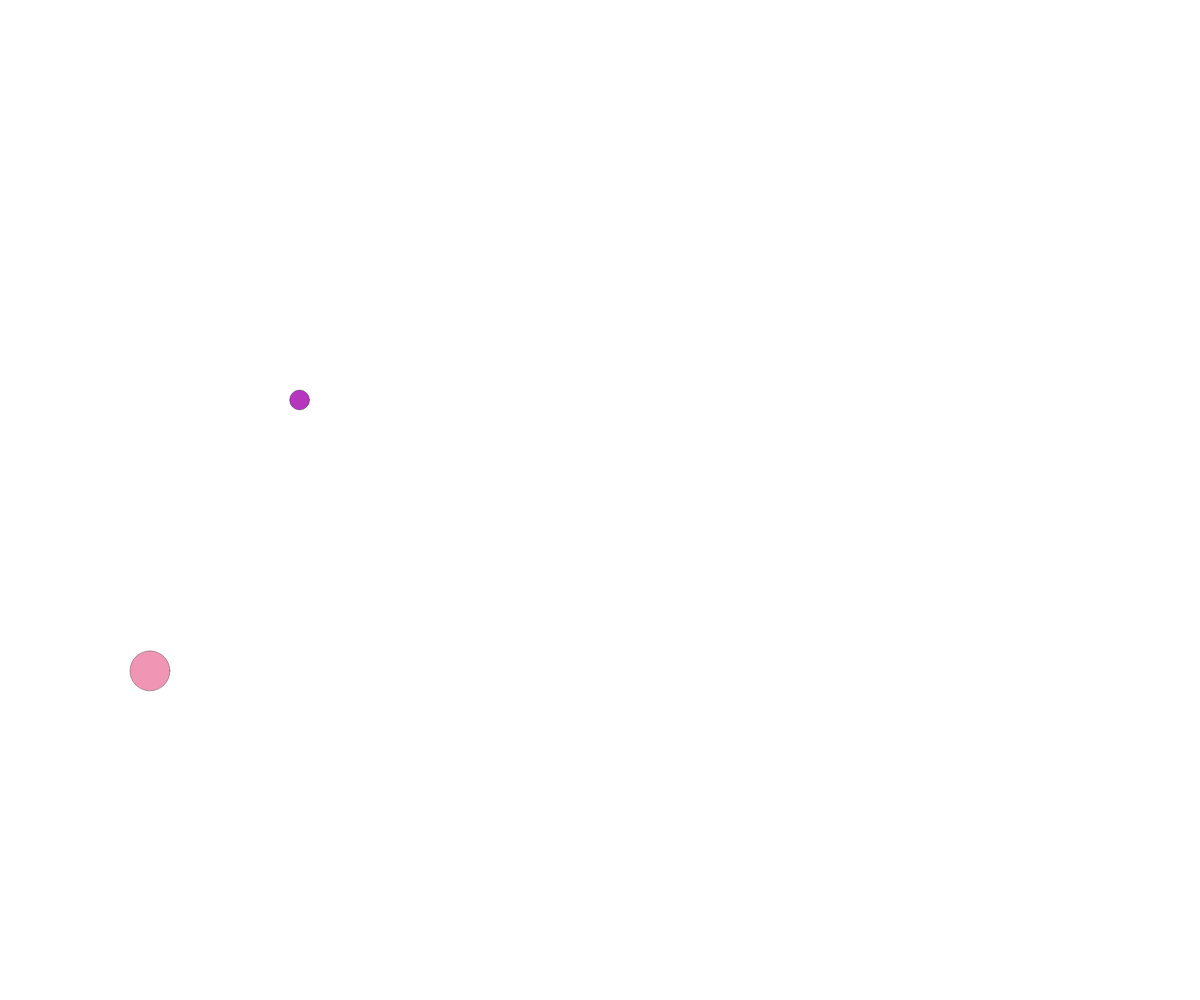
Frame 1 (no input)
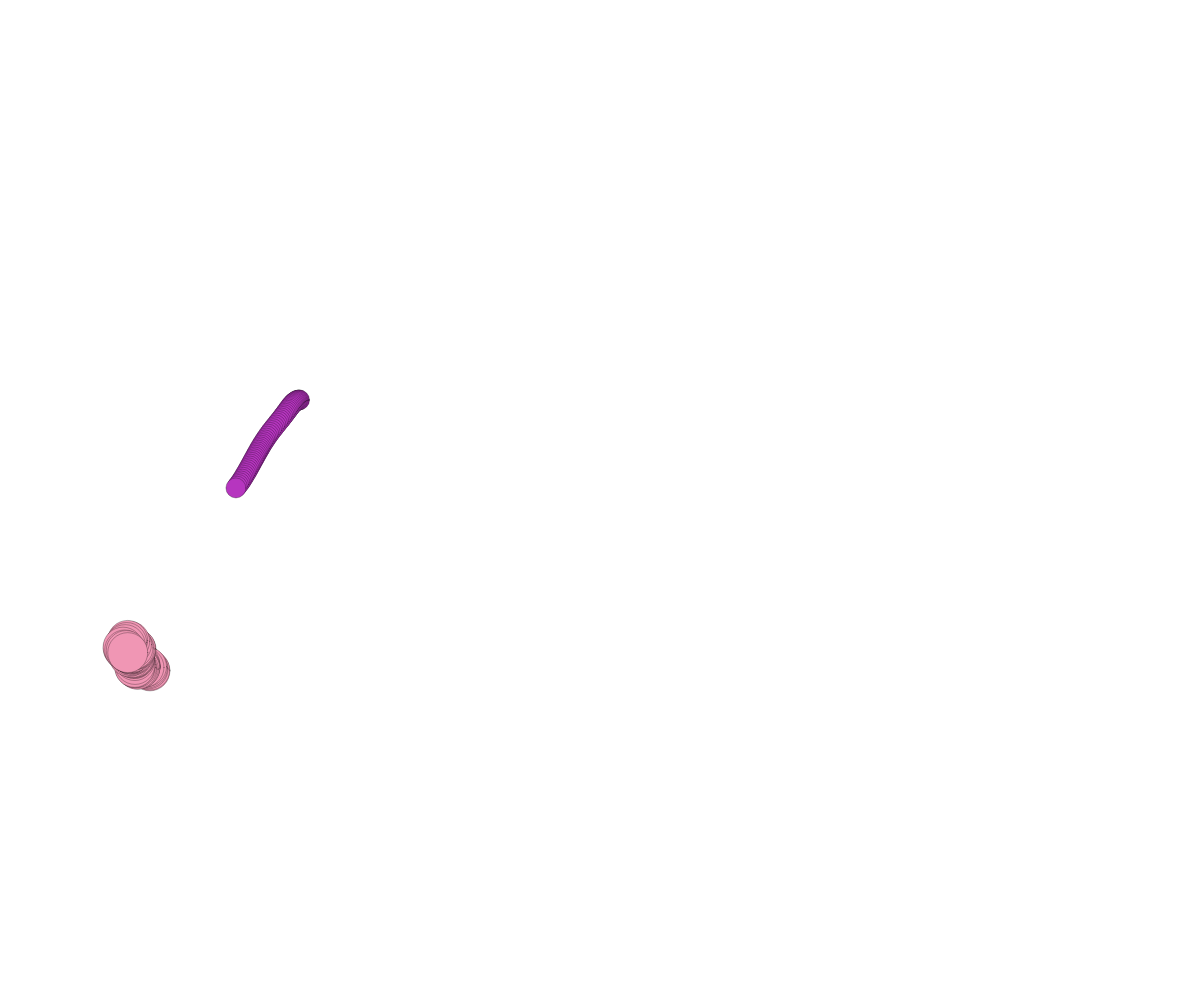
Frame 60 (no input)
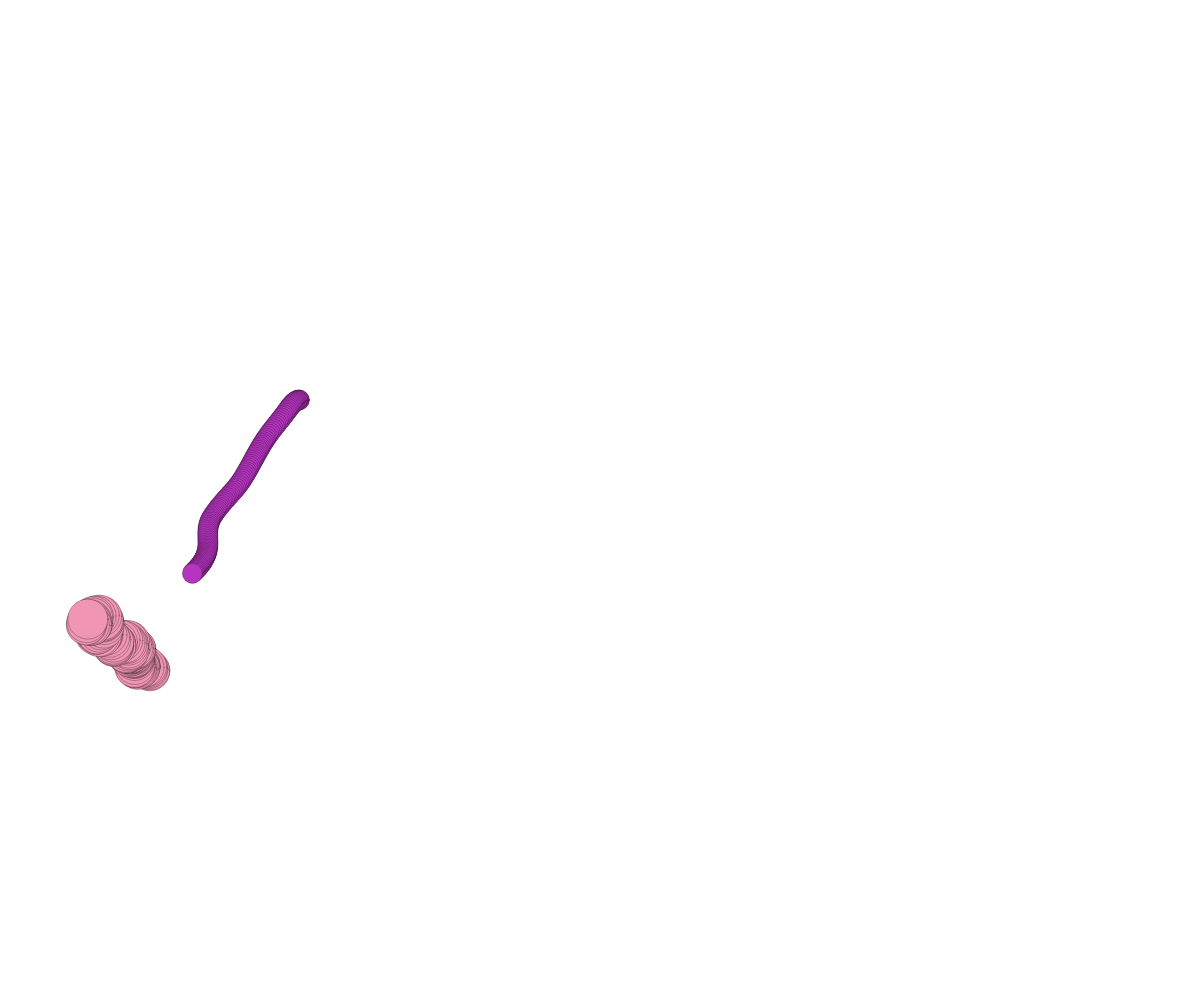
Frame 120 (the mouse pressed at the canvas centre since frame 60)

The p5.js sketch that drew these frames (run headless with seeded random() and noise() and a simulated clock; from frame 60 on, the mouse is pressed at the canvas centre):

// p5.js sketch
// ── sketch.js
// Project Title
// Your Name
// Date
//
// Extra for Experts:
// - describe what you did to take this project "above and beyond"

//global variabbles section

let ball; // objects can't be created before setup
let ball2;

function setup() {
  createCanvas(windowWidth, windowHeight);
  ball = { // object notation. Inside the brackets
           // set up a bunch of property : value pairs

    x : 300, y : 400,   size:20,
    c : color(random(255), random(255), random(255)),
    timeX : random(100), timeY : random(100), 
    timeOff : 0.01
  }
  ball2 = {

    x : 150, y : 670,   size:40,
    c : color(240, 150, 180),
    timeX : random(100), timeY : random(100), 
    timeOff : 0.4

  }
}

function moveBall(b){
  // b -> Ball type object
  // update the position and draw the ball

  // generate how to change x and y position (noise)
  let dx = noise(b.timeX); // 0~1
  dx = map(dx, 0, 1, -5, 5); // dx:   -5 to 5
  let dy = noise(b.timeY); // 0~1
  dy = map(dy, 0, 1, -5, 5); // dy:   -5 to 5

  //advance our noise graph "cursors"
  b.timeX += b.timeOff; b.timeY += b.timeOff;

  //update the position
  b.x += dx;    b.y += dy;


  //corrections (wrap around)
  if(b.x < 0) b.x = width;
  else if(b.x > width) b.x = 0;

  if(b.y < 0) b.y = height;
  else if(b.x > height) b.y = 0;

  //render the circle:
  fill(b.c);
  circle(b.x, b.y, b.size);
}

function draw() {
  // background(220);
  stroke(0,70);
  moveBall(ball);
  moveBall(ball2);
}
